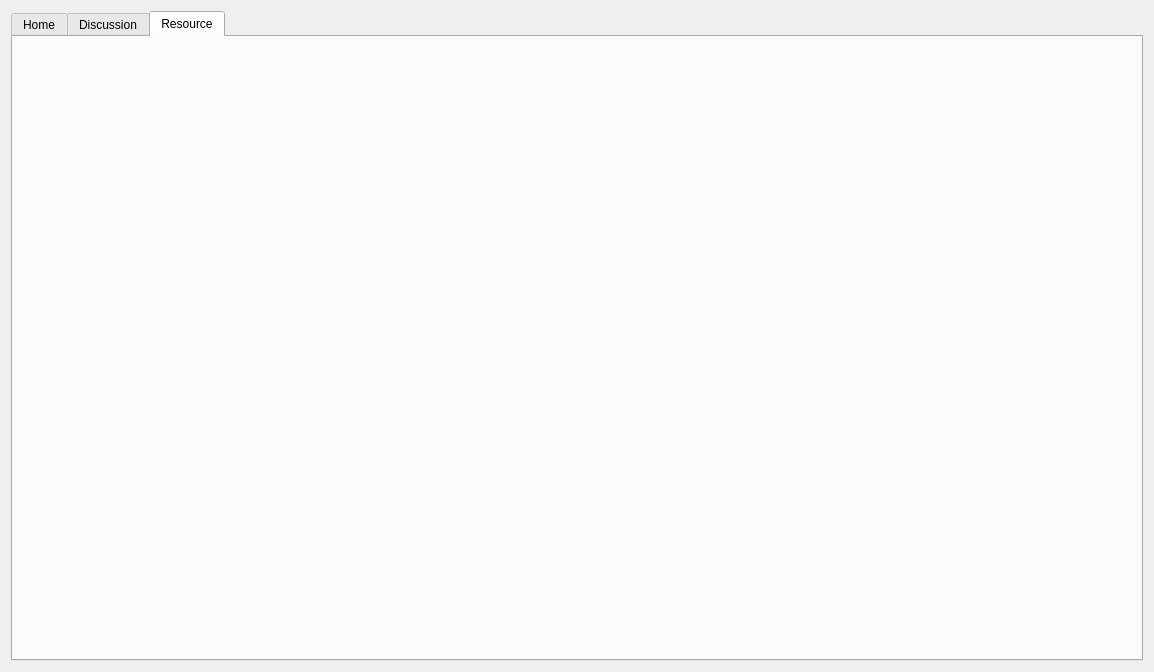
<?xml version="1.0" encoding="UTF-8"?>
<ui version="4.0">
 <class>Course</class>
 <widget class="QDialog" name="Course">
  <property name="geometry">
   <rect>
    <x>0</x>
    <y>0</y>
    <width>1154</width>
    <height>672</height>
   </rect>
  </property>
  <property name="windowTitle">
   <string>Dialog</string>
  </property>
  <layout class="QHBoxLayout" name="horizontalLayout">
   <item>
    <widget class="QTabWidget" name="tabWidget">
     <property name="currentIndex">
      <number>2</number>
     </property>
     <widget class="QWidget" name="homeTab">
      <attribute name="title">
       <string>Home</string>
      </attribute>
      <widget class="QWidget" name="verticalLayoutWidget_3">
       <property name="geometry">
        <rect>
         <x>100</x>
         <y>320</y>
         <width>991</width>
         <height>201</height>
        </rect>
       </property>
       <layout class="QVBoxLayout" name="verticalLayout_3">
        <item>
         <widget class="QLabel" name="label_3">
          <property name="text">
           <string>Homework</string>
          </property>
          <property name="alignment">
           <set>Qt::AlignCenter</set>
          </property>
         </widget>
        </item>
        <item>
         <widget class="QTextBrowser" name="homTextBrowser"/>
        </item>
       </layout>
      </widget>
      <widget class="QPushButton" name="submitPushButton">
       <property name="geometry">
        <rect>
         <x>260</x>
         <y>580</y>
         <width>211</width>
         <height>32</height>
        </rect>
       </property>
       <property name="text">
        <string>SubmitHomework</string>
       </property>
      </widget>
      <widget class="QPushButton" name="backPushButton">
       <property name="geometry">
        <rect>
         <x>750</x>
         <y>590</y>
         <width>120</width>
         <height>32</height>
        </rect>
       </property>
       <property name="text">
        <string>Back</string>
       </property>
      </widget>
      <widget class="QWidget" name="layoutWidget">
       <property name="geometry">
        <rect>
         <x>100</x>
         <y>43</y>
         <width>991</width>
         <height>271</height>
        </rect>
       </property>
       <layout class="QHBoxLayout" name="horizontalLayout_4">
        <property name="spacing">
         <number>50</number>
        </property>
        <item>
         <layout class="QVBoxLayout" name="verticalLayout">
          <item>
           <widget class="QLabel" name="label">
            <property name="text">
             <string>TeacherInformation</string>
            </property>
            <property name="alignment">
             <set>Qt::AlignCenter</set>
            </property>
           </widget>
          </item>
          <item>
           <widget class="QTextBrowser" name="teaTextBrowser">
            <property name="html">
             <string>&lt;!DOCTYPE HTML PUBLIC &quot;-//W3C//DTD HTML 4.0//EN&quot; &quot;http://www.w3.org/TR/REC-html40/strict.dtd&quot;&gt;
&lt;html&gt;&lt;head&gt;&lt;meta name=&quot;qrichtext&quot; content=&quot;1&quot; /&gt;&lt;style type=&quot;text/css&quot;&gt;
p, li { white-space: pre-wrap; }
&lt;/style&gt;&lt;/head&gt;&lt;body style=&quot; font-family:'Ubuntu'; font-size:14pt; font-weight:400; font-style:normal;&quot;&gt;
&lt;p style=&quot; margin-top:0px; margin-bottom:0px; margin-left:0px; margin-right:0px; -qt-block-indent:0; text-indent:0px;&quot;&gt;fdjlk;kjffkkkkkkkkkkkkkkkkkkkkkkkkkkkkkkkkkkkkkkkkkkkkkkkkkkkkkkkkkjflkjsjdfafds&lt;/p&gt;&lt;/body&gt;&lt;/html&gt;</string>
            </property>
           </widget>
          </item>
         </layout>
        </item>
        <item>
         <layout class="QVBoxLayout" name="verticalLayout_2">
          <item>
           <widget class="QLabel" name="label_2">
            <property name="text">
             <string>CourseInformation</string>
            </property>
            <property name="alignment">
             <set>Qt::AlignCenter</set>
            </property>
           </widget>
          </item>
          <item>
           <widget class="QTextBrowser" name="corTextBrowser"/>
          </item>
         </layout>
        </item>
       </layout>
      </widget>
     </widget>
     <widget class="QWidget" name="discussTab">
      <attribute name="title">
       <string>Discussion</string>
      </attribute>
     </widget>
     <widget class="QWidget" name="resourceTab">
      <attribute name="title">
       <string>Resource</string>
      </attribute>
     </widget>
    </widget>
   </item>
  </layout>
 </widget>
 <resources/>
 <connections/>
</ui>
